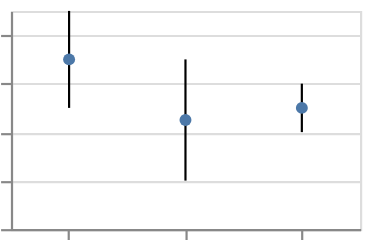

Source (Vega-Lite JSON):
### Vega-Lite specification from a JSON file in a GitHub repository (floating-point values rounded to 4 significant figures)
{"$schema": "https://vega.github.io/schema/vega-lite/v6.json", "padding": 5, "autosize": "none", "data": {"values": [{"c": "A", "g": "p", "x": 1, "v": 5, "lo": 3, "hi": 8, "e": 1.5, "t": "2024-01-15"}, {"c": "A", "g": "q", "x": 2, "v": 9, "lo": 6, "hi": 12, "e": 2, "t": "2024-02-20"}, {"c": "B", "g": "p", "x": 3, "v": 2, "lo": 1, "hi": 4, "e": 0.5, "t": "2024-03-05"}, {"c": "B", "g": "q", "x": 4, "v": 7, "lo": 5, "hi": 10, "e": 1, "t": "2024-05-30"}, {"c": "C", "g": "p", "x": 5, "v": 4, "lo": 2, "hi": 6, "e": 0.7, "t": "2024-07-11"}, {"c": "C", "g": "q", "x": 6, "v": 6, "lo": 4, "hi": 9, "e": 1.2, "t": "2024-09-02"}]}, "width": 160, "height": 100, "layer": [{"mark": "errorbar", "encoding": {"x": {"field": "c", "type": "nominal"}, "y": {"field": "v", "type": "quantitative"}}}, {"mark": {"type": "point", "filled": true}, "encoding": {"x": {"field": "c", "type": "nominal"}, "y": {"field": "v", "type": "quantitative", "aggregate": "mean"}}}]}
